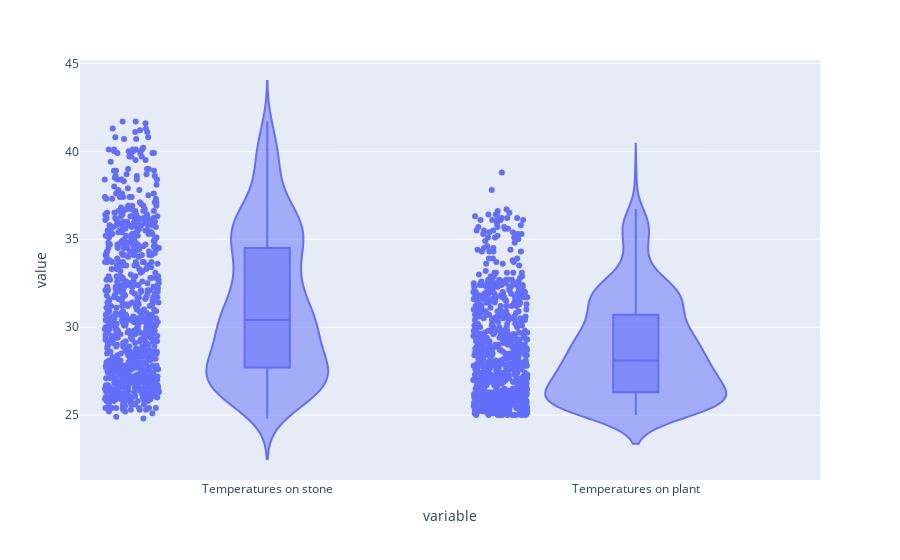

The notebook cell saved with this chart:
### Code cell
print(df_gt_25.describe())
#fig1 = px.violin(df, y=df.columns, x="Dates", color="sex", box=True, points="all",
fig25 = px.violin(df_gt_25, y=['Temperatures on stone', 'Temperatures on plant'], box=True, points='all')
fig25.show()

### Figure 1 — Plotly figure (JSON) as saved in the notebook; plotly's stock layout.template omitted (floating-point values rounded to 4 significant figures; data arrays with more than 128 entries replaced by an {"elided": "..."} marker saying what was removed)
{"data": [{"alignmentgroup": "True", "box": {"visible": true}, "hovertemplate": "variable=%{x}<br>value=%{y}<extra></extra>", "legendgroup": "", "marker": {"color": "#636efa"}, "name": "", "offsetgroup": "", "orientation": "v", "points": "all", "scalegroup": "True", "showlegend": false, "type": "violin", "x": {"elided": "1532 str values"}, "x0": " ", "xaxis": "x", "y": {"elided": "1532 float values"}, "y0": " ", "yaxis": "y"}], "layout": {"legend": {"tracegroupgap": 0}, "margin": {"t": 60}, "violinmode": "group", "xaxis": {"anchor": "y", "domain": [0, 1], "title": {"text": "variable"}}, "yaxis": {"anchor": "x", "domain": [0, 1], "title": {"text": "value"}}}}
